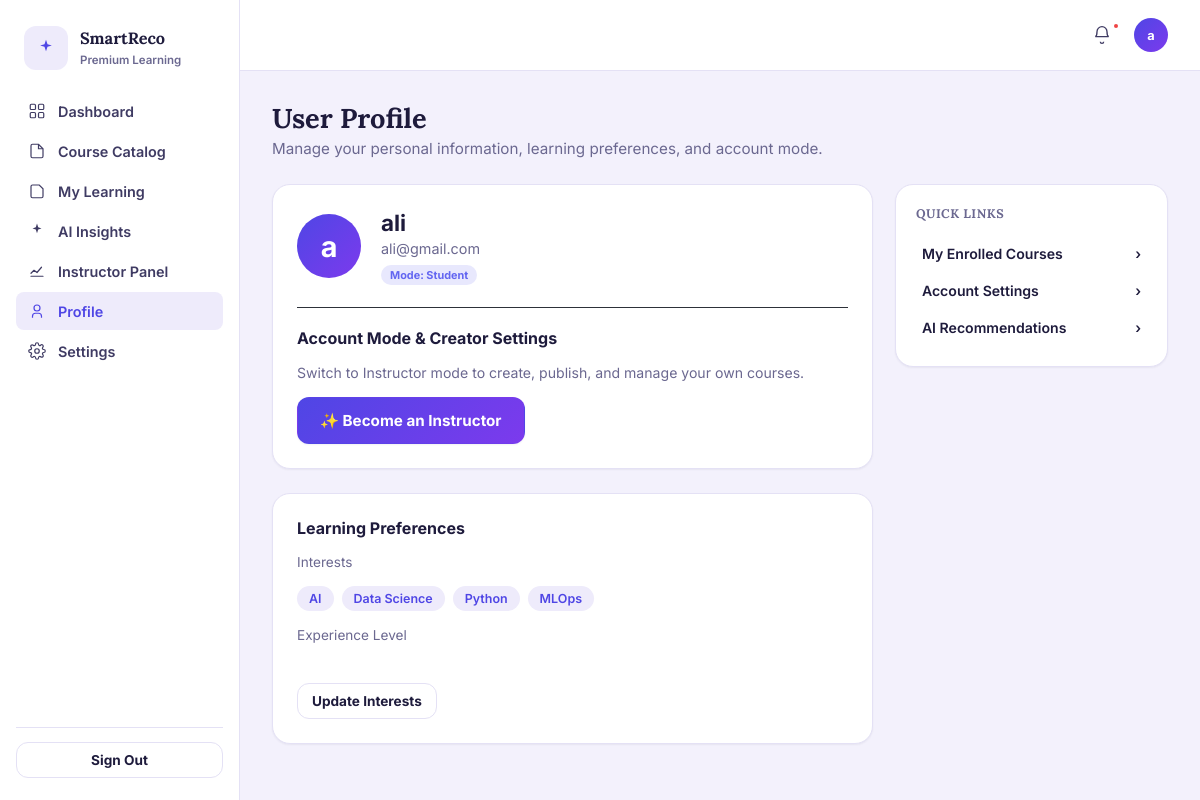
Screenshot of /profile (signed in) with the database file from the repository.
### database/models.py (models this page shows)
class User(Base):
    __tablename__ = "users"
    id = Column(Integer, primary_key=True, index=True)
    name = Column(String, nullable=True)
    email = Column(String, unique=True, index=True, nullable=False)
    password_hash = Column(String, nullable=False)
    role = Column(String, default="user", nullable=False)  # Backward compatibility: "user" | "admin"
    active_mode = Column(String, default="student", nullable=False)  # "student" | "instructor"
    interests = Column(String, nullable=True)  # comma-separated e.g. "AI/ML,Backend"
    interests_updated_at = Column(DateTime(timezone=True), nullable=True)
    experience_level = Column(String, nullable=True)  # "Beginner" | "Intermediate" | "Advanced"
    avatar_url = Column(String, nullable=True)
    created_at = Column(DateTime(timezone=True), server_default=func.now())
    updated_at = Column(DateTime(timezone=True), onupdate=func.now())
    profile = relationship("UserProfile", back_populates="user", uselist=False, cascade="all, delete-orphan")
    courses = relationship("Product", back_populates="instructor", foreign_keys="Product.instructor_id")
    enrollments = relationship("Enrollment", back_populates="user", cascade="all, delete-orphan")
    wishlists = relationship("Wishlist", back_populates="user", cascade="all, delete-orphan")
    events = relationship("Event", back_populates="user", cascade="all, delete-orphan")
    recommendations = relationship("Recommendation", back_populates="user", cascade="all, delete-orphan")

### main.py (the view)
@app.get("/profile", response_class=HTMLResponse)
def profile_page(request: Request, db: Session = Depends(get_db)):
    user = get_current_user(request, db)
    if not user:
        return RedirectResponse("/login", status_code=302)
    tracking_enabled = is_agent_tracking_enabled(db, user, request)
    return templates.TemplateResponse(
        request,
        "profile.html",
        {
            "user": user,
            "active_page": "profile",
            "tracking_enabled": tracking_enabled,
        },
    )

### templates/profile.html (shortened to what this page needs)
{% extends "base.html" %}
{% block content %}
<h1 class="sr-page-title">User Profile</h1>
<p class="sr-page-subtitle">Manage your personal information, learning preferences, and account mode.</p>
<div class="sr-dash-grid">
  <div>
    <div class="sr-card" style="padding:24px; margin-bottom:24px;">
      <div style="display:flex; align-items:center; gap:20px; margin-bottom:24px;">
        <div class="sr-avatar" style="width:64px; height:64px; font-size:1.8rem; display:flex; align-items:center; justify-content:center;">
          {{ user.name[0] if user and user.name else (user.email[0]|upper if user and user.email else 'U') }}
        </div>
        <div>
          <h2 style="margin:0; font-size:1.4rem;">{{ user.name or 'User' }}</h2>
          <p style="margin:4px 0 0; color:var(--ink-500); font-size:0.9rem;">{{ user.email }}</p>
          <div style="margin-top:6px;">
            <span class="sr-badge" style="background:rgba(99,102,241,0.15); color:#6366f1;">
              Mode: {{ (user.active_mode or 'student')|capitalize }}
            </span>
          </div>
        </div>
      </div>
      <div style="border-top:1px solid var(--sr-border, #2d3139); padding-top:20px;">
        <h3 style="font-size:1rem; margin-top:0;">Account Mode & Creator Settings</h3>
        <p style="color:var(--ink-500); font-size:0.88rem; margin-bottom:16px;">
          Switch to Instructor mode to create, publish, and manage your own courses.
        </p>
        {% set curr_mode = user.active_mode if user and user.active_mode else (request.session.get('active_mode', 'student') if request else 'student') %}
        {% if curr_mode == 'instructor' %}
          <button onclick="switchUserMode('student')" class="sr-btn sr-btn-secondary">
            Switch to Student Mode
          </button>
          <a href="/admin" class="sr-btn sr-btn-primary" style="margin-left:12px;">Open Instructor Panel →</a>
        {% else %}
          <button onclick="switchUserMode('instructor')" class="sr-btn sr-btn-primary">
            ✨ Become an Instructor
          </button>
        {% endif %}
      </div>
    </div>
    <div class="sr-card" style="padding:24px;">
      <h3 style="font-size:1rem; margin-top:0;">Learning Preferences</h3>
      <div style="margin-bottom:16px;">
        <label style="font-size:0.85rem; color:var(--ink-500); display:block; margin-bottom:6px;">Interests</label>
        <div class="sr-tracked-tags">
          {% if user.interests %}
            {% for tag in user.interests.split(',') %}
            <span class="sr-tag">{{ tag.strip() }}</span>
            {% endfor %}
          {% else %}
            <span class="sr-tag">None set yet</span>
          {% endif %}
        </div>
      </div>
      <div style="margin-bottom:16px;">
        <label style="font-size:0.85rem; color:var(--ink-500); display:block; margin-bottom:4px;">Experience Level</label>
        <div style="font-weight:500; color:#fff;">{{ user.experience_level or 'Not specified' }}</div>
      </div>
      <a href="/onboarding/interests" class="sr-btn sr-btn-secondary sr-btn-sm">Update Interests</a>
    </div>
  </div>
  <div>
    <div class="sr-card sr-side-card">
      <h3>Quick Links</h3>
      <a class="sr-quick-action" href="/my-learning">My Enrolled Courses <span>›</span></a>
      <a class="sr-quick-action" href="/settings">Account Settings <span>›</span></a>
      <a class="sr-quick-action" href="/ai-insights">AI Recommendations <span>›</span></a>
    </div>
  </div>
</div>
{% endblock %}

### templates/base.html (shortened to what this page needs)
<!DOCTYPE html>
<html lang="en">
<head>
<link rel="stylesheet" href="/static/styles.css">
</head>
<body>
<div class="sr-app">
  {% if user %}
  <aside class="sr-sidebar">
    <div class="sr-sidebar-brand">
      <div class="sr-brand-mark">
        <svg width="20" height="20" viewBox="0 0 24 24" fill="none"><path d="M12 2l1.8 5.6L19 9l-5.2 1.4L12 16l-1.8-5.6L5 9l5.2-1.4L12 2z" fill="currentColor"/></svg>
      </div>
      <div class="sr-sidebar-brand-text">
        <b>SmartReco</b>
        <span>Premium Learning</span>
      </div>
    </div>
    <nav class="sr-nav">
      <a class="sr-nav-item {% if active_page == 'dashboard' %}is-active{% endif %}" href="/dashboard">
        Dashboard
      </a>
      <a class="sr-nav-item {% if active_page == 'catalog' %}is-active{% endif %}" href="/catalog">
        <svg width="18" height="18" viewBox="0 0 24 24" fill="none"><path d="M4 5a2 2 0 012-2h8l6 6v10a2 2 0 01-2 2H6a2 2 0 01-2-2V5z" stroke="currentColor" stroke-width="1.6"/><path d="M14 3v6h6" stroke="currentColor" stroke-width="1.6"/></svg>
        Course Catalog
      </a>
      <a class="sr-nav-item {% if active_page == 'my_learning' %}is-active{% endif %}" href="/my-learning">
        <svg width="18" height="18" viewBox="0 0 24 24" fill="none"><path d="M4 19V6a2 2 0 012-2h9l5 5v10a2 2 0 01-2 2H6a2 2 0 01-2-2z" stroke="currentColor" stroke-width="1.6"/></svg>
        My Learning
      </a>
      <a class="sr-nav-item {% if active_page == 'ai_insights' %}is-active{% endif %}" href="/ai-insights">
        <svg width="18" height="18" viewBox="0 0 24 24" fill="none"><path d="M12 2l1.6 4.9L18 8.5l-4.4 1.6L12 15l-1.6-4.9L6 8.5l4.4-1.6L12 2z" fill="currentColor"/></svg>
        AI Insights
      </a>
      {% set curr_mode = user.active_mode if user and user.active_mode else (request.session.get('active_mode', 'student') if request else 'student') %}
      {% if curr_mode == 'instructor' or (user and user.role == 'admin') %}
      <a class="sr-nav-item {% if active_page == 'admin' %}is-active{% endif %}" href="/admin">
        <svg width="18" height="18" viewBox="0 0 24 24" fill="none"><path d="M4 19h16M4 15l4-4 4 3 6-7" stroke="currentColor" stroke-width="1.6" stroke-linecap="round" stroke-linejoin="round"/></svg>
        Instructor Panel
      </a>
      {% endif %}
      <a class="sr-nav-item {% if active_page == 'profile' %}is-active{% endif %}" href="/profile">
        <svg width="18" height="18" viewBox="0 0 24 24" fill="none"><circle cx="12" cy="8" r="4" stroke="currentColor" stroke-width="1.6"/><path d="M6 21v-2a4 4 0 014-4h4a4 4 0 014 4v2" stroke="currentColor" stroke-width="1.6"/></svg>
        Profile
      </a>
      <a class="sr-nav-item {% if active_page == 'settings' %}is-active{% endif %}" href="/settings">
        Settings
      </a>
    </nav>
    <div class="sr-sidebar-foot">
      <form action="/logout" method="POST">
        <button type="submit" class="sr-btn sr-btn-secondary sr-btn-block sr-btn-sm">Sign Out</button>
      </form>
    </div>
  </aside>
  <div>
    <header class="sr-topbar">
      <div class="sr-topbar-actions">
        <button class="sr-icon-btn" aria-label="Notifications"><span class="dot"></span>
          <svg width="20" height="20" viewBox="0 0 24 24" fill="none"><path d="M6 8a6 6 0 0112 0c0 5 2 6 2 6H4s2-1 2-6z" stroke="currentColor" stroke-width="1.6"/><path d="M10 20a2 2 0 004 0" stroke="currentColor" stroke-width="1.6"/></svg>
        </button>
        <div class="user-menu" style="position:relative;">
          <div class="sr-avatar" style="cursor:pointer;" onclick="toggleDropdown(event)">{{ user.name[0] if user and user.name else (user.email[0]|upper if user and user.email else 'U') }}</div>
        </div>
      </div>
    </header>
    <main class="sr-main">
      {% block content %}{% endblock %}
    </main>
  </div>
  {% else %}
    {% block unauth_content %}{% endblock %}
  {% endif %}
</div>
</body>
</html>

### rows the page displays
User: name "a", name "ali", email "ali@gmail.com", active_mode "Student"

### other values shown
{{ tag.strip() }} "AI" "Data Science" "Python" "MLOps"
